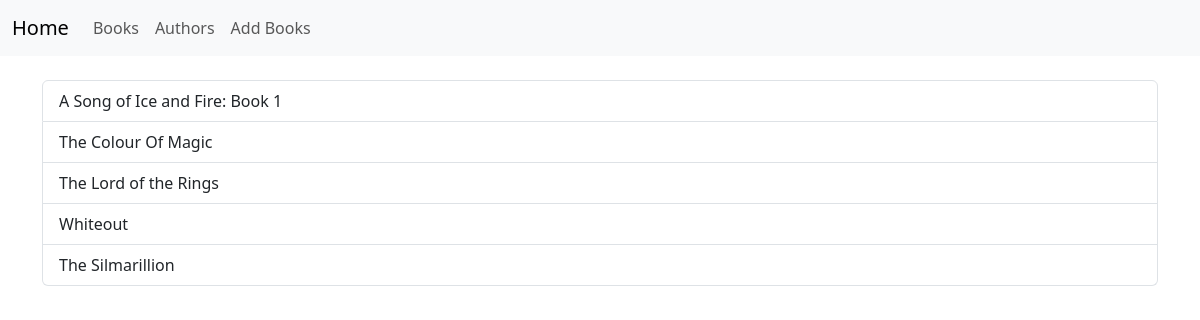
/books, run on the app's committed database.
### app/models.py (models this page shows, shortened)
class Book(db.Model):
    id = db.Column(db.Integer, primary_key=True)
    title = db.Column(db.String(100), unique=True, nullable=False)
    description = db.Column(db.Text)
    status_id = db.Column(db.Integer, db.ForeignKey('status.id'))
    authors = db.relationship('Author', secondary=book_authors, backref=db.backref('books', lazy='dynamic'))
    status = db.relationship('Status', backref='book_status', lazy=True)

### app/routes.py (the view)
@app.route('/books')
def books():
    all_books = Book.query.all()
    return render_template("books.html", books=all_books)

### app/templates/books.html (shortened to what this page needs)
{% extends "index.html" %}
{% block content %}
<div class="list-group">
  {% for book in books %}
    <a href="{{ url_for('books_details', book_id=book.id) }}" class="list-group-item list-group-item-action">{{ book.title }}</a>
  {% endfor %}
</div>
{% endblock %}

### data on the page
Book: title "A Song of Ice and Fire: Book 1"
Book: title "The Colour Of Magic"
Book: title "The Lord of the Rings"
Book: title "Whiteout"
Book: title "The Silmarillion"
